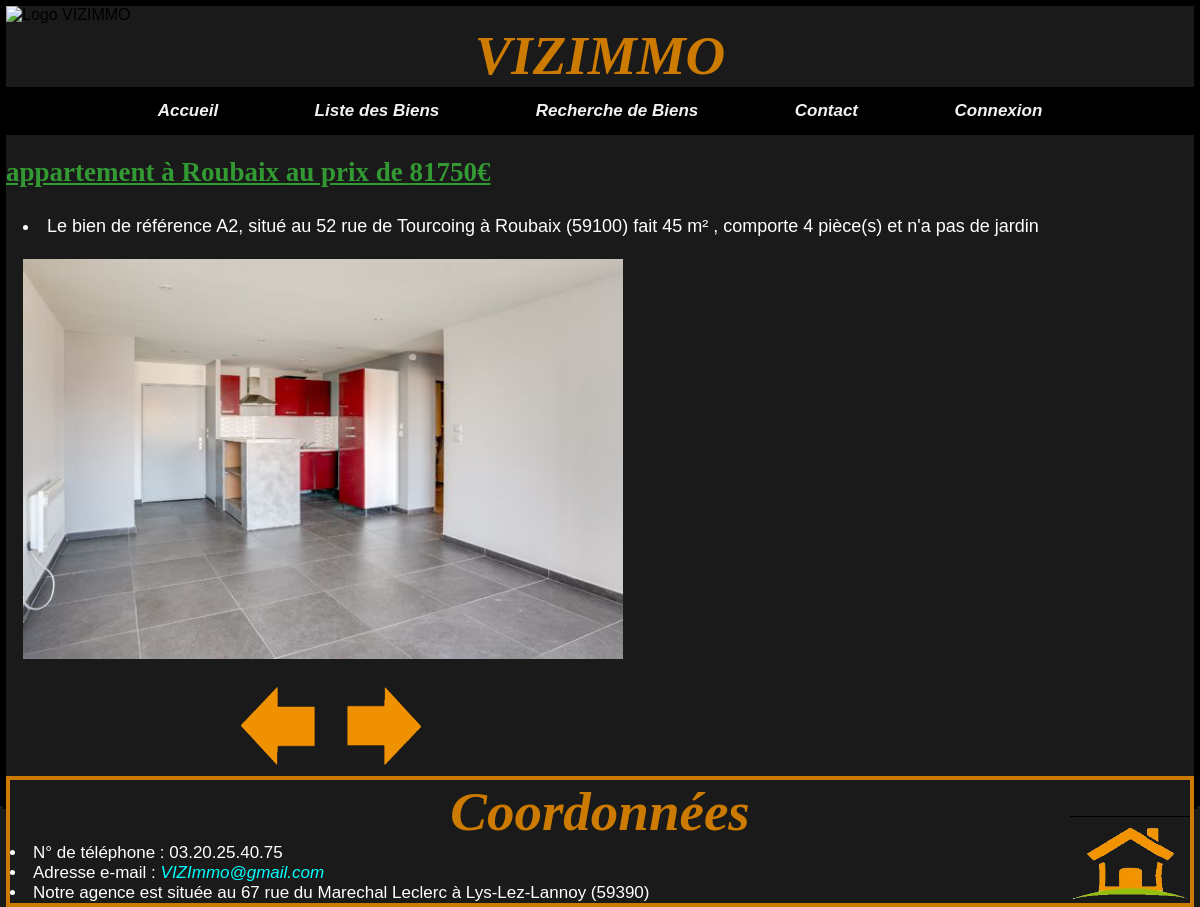
Screenshot of /VIZImmo/appli/vuescontroleurs/bien.php?id=A2 with the database file from the repository.
### tables this page shows
CREATE TABLE `bien` (
  `ref` varchar(5) NOT NULL,
  `rue` varchar(35) NOT NULL,
  `cp` varchar(5) NOT NULL,
  `ville` varchar(25) NOT NULL,
  `prix` int(9) NOT NULL,
  `type` int(2) NOT NULL,
  `jardin` tinyint(1) DEFAULT NULL,
  `surface` int(6) DEFAULT NULL,
  `nbpiece` int(3) DEFAULT NULL
);

CREATE TABLE `typebien` (
  `id` int(2) NOT NULL,
  `libelle` varchar(30) NOT NULL
);

CREATE TABLE `images` (
  `id` int(3) NOT NULL,
  `ref` varchar(5) NOT NULL,
  `codeimg` varchar(70) NOT NULL
);

### VIZImmo/appli/modeles/mesFonctionsAccesAuxDonnees.php (called while the page is built, shortened)
<?php
function donneLeBien($pdo , $ref){
    $monObjPdoStatement=$pdo->prepare('SELECT ref,rue,ville,cp,prix,typebien.libelle,type,jardin,surface,nbpiece '
            . 'FROM bien JOIN typebien ON bien.type = typebien.id WHERE ref=:ref');
    $bvc1=$monObjPdoStatement->bindValue(':ref',$ref);
    $execution = $monObjPdoStatement->execute();
    $leBien = $monObjPdoStatement->fetch();
    return $leBien;
}
function donneLesImages($pdo, $ref){
    $monObjPdoStatement=$pdo->prepare('SELECT id,codeimg FROM images WHERE ref=:ref');
    $bvc1=$monObjPdoStatement->bindValue(':ref',$ref);
    $execution = $monObjPdoStatement->execute();
    $image = $monObjPdoStatement->fetchAll();
    return $image;
}

### VIZImmo/appli/vuescontroleurs/bien.php (the view, shortened to what this page needs)
<?php
include_once '../modeles/mesFonctionsAccesAuxDonnees.php';
if (isset($_GET['id'])){
    $ref=$_GET['id'];
 }
$lePdo = connexionBDD();
$bien = donneLeBien($lePdo, $ref);
$images= donneLesImages($lePdo, $bien['ref']);
?>
<html class="html" lang="fr">
    <head>
        <link rel="stylesheet" type="text/css" href="../css/style.css"/>
    </head>
    <body>
        <section>
        <?php include ('../inc/entete.inc');?>
        <?php
        $jardin="et n'a pas de jardin";
         if (isset($_SESSION['username'])) {
             include ('../inc/menuVueAgent.inc');
            }
            else {
                include ('../inc/menuVue.inc');
            }
            ?>
               <h2> <?= $bien['libelle']?> à <?= $bien['ville']?> au prix de <?= $bien['prix']?>€ </h2>
                     <div class="container-fluid">
                        <li>
                        Le bien de référence <?= $bien['ref'] ?>, situé au <?= $bien['rue'] ?>
                        à <?= $bien['ville'] ?> (<?= $bien['cp'] ?>)
                        fait <?= $bien['surface'] ?> m² , comporte <?= $bien['nbpiece'] ?> pièce(s) <?= $jardin ?>
                        </li>
            </div>
               <?php
               $lesImages = "";
               foreach($images as $image){
               $lesImages =$lesImages.'"'.$image['codeimg'].'", ';
               }
               ?>
              <div class="container-fluid">
            <img class="taille_image" src="<?=$image['codeimg']?>" alt="Photo du bien" id="defiler"/>
              </div>
            <div class="les_fleches">
                <img src="../img/fleche-gauche.jpg" onclick="ChangeSlide(-1)" alt="fleche vers la gauche" height="100" width="100"/>
                <img src="../img/fleche-droite.jpg" onclick="ChangeSlide(1)" alt="fleche vers la droite" height="100" width="100"/>
            </div>
        </section>
	    <?php include ('../inc/piedpage.inc'); ?>
	</body>
</html>

### VIZImmo/appli/css/style.css (style rules this page uses)
html,body { margin: 0px; padding: 0px; background-color:#1a1a1a; border: 3px black solid; display: flex; flex-direction: column; height: 100%; margin: 0; padding: 0; }
h2 { font-family: New Times Roman; color: #339933; font-weight: bold; font-size: 27px; text-decoration: underline; text-align: left; }
section { font-family: Arial; background-color: #1a1a1a; margin:0; padding:0; height:auto; }
.taille_image { height: 400px; width: 600px; }
.les_fleches { display: flex; margin-left: 225px; }
.container-fluid { color: #ffffff; font-size: 18px; font-weight: normal; text-align: left; padding: 12px; margin: 12px; font-family: Arial; padding: 5px; }

### rows the page displays
bien: type.libelle "appartement", ville "Roubaix", prix "81750", ref "A2", rue "52 rue de Tourcoing", cp "59100", surface "45", nbpiece "4"
images: codeimg (picture)

### other values shown
$jardin "et n'a pas de jardin"
